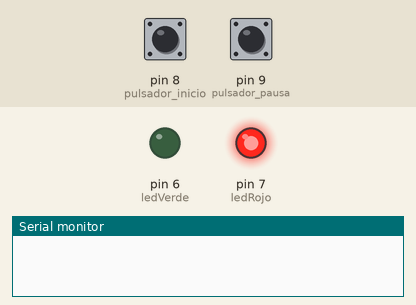
This sketch was run on a simulated Arduino Uno, built with avr-gcc and run on an emulated ATmega328P. Parts: output pins drawn as LEDs (lit = HIGH), the last lines printed to the serial monitor. Dashed ring = blinking. The test bench sets the inputs (shaded band); at power-on: pin 8 (pulsador_inicio) LOW, pin 9 (pulsador_pausa) LOW.

Above: at 1.2 s.
1.3 s: pin 8 (pulsador_inicio) pulled HIGH for 0.15 s
At 2.75 s:
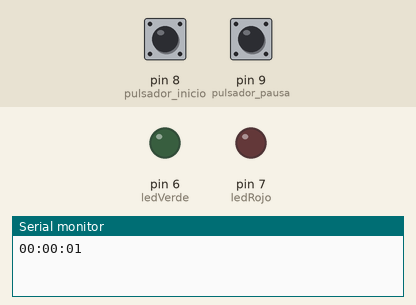
4.3 s: pin 9 (pulsador_pausa) pulled HIGH for 0.15 s
At 4.7 s:
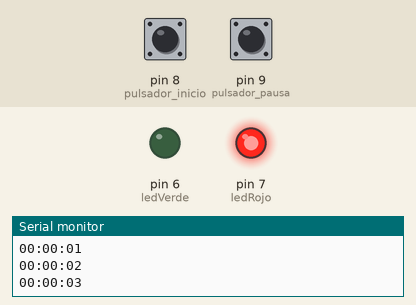
5.9 s: pin 9 (pulsador_pausa) pulled HIGH for 1 s
At 6.25 s:
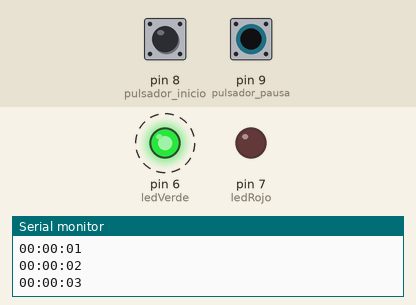
9.5 s: pin 9 (pulsador_pausa) pulled HIGH for 3.2 s
At 9.8 s:
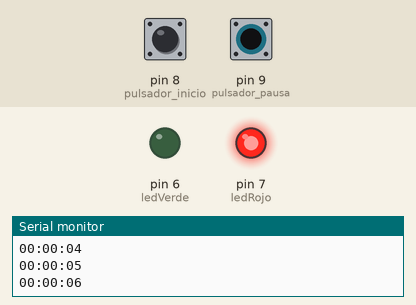
Timing chart, 0 to 12.5 s (numbered marks = the images above; inputs shaded):
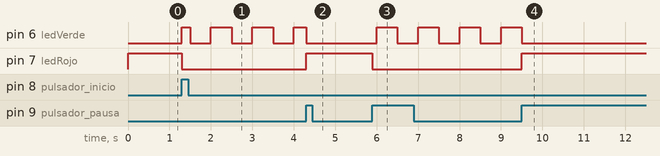

The sketch:

Practica2_2P_walter_aguilar_9977_24_84551.ino
```cpp
// Variables de tiempo
int horas = 0;
int minutos = 0;
int segundos = 0;
unsigned long tiempoAnterior = 0;

const int pulsador_inicio = 8;
const int pulsador_pausa = 9;
const int ledVerde = 6;
const int ledRojo = 7;

bool cronometroActivo = false;
bool estadoAnteriorInicio = false;
bool estadoAnteriorPausa = false;

void setup() {
  Serial.begin(9600);
  pinMode(pulsador_inicio, INPUT);
  pinMode(pulsador_pausa, INPUT);
  pinMode(ledVerde, OUTPUT);
  pinMode(ledRojo, OUTPUT);

  digitalWrite(ledRojo, HIGH);  // Cronómetro empieza detenido
  digitalWrite(ledVerde, LOW);
}

void loop() {
  // Detectar botón de INICIO
  bool estadoInicio = digitalRead(pulsador_inicio);
  if (estadoInicio && !estadoAnteriorInicio) {
    // Reiniciar y activar cronómetro
    horas = 0;
    minutos = 0;
    segundos = 0;
    tiempoAnterior = millis();
    cronometroActivo = true;

    digitalWrite(ledRojo, LOW);
    digitalWrite(ledVerde, HIGH);
  }
  estadoAnteriorInicio = estadoInicio;

  // Detectar botón de PAUSA
  bool estadoPausa = digitalRead(pulsador_pausa);
  if (estadoPausa && !estadoAnteriorPausa) {
    cronometroActivo = !cronometroActivo;

    if (cronometroActivo) {
      tiempoAnterior = millis(); // reanuda sin salto
      digitalWrite(ledRojo, LOW);
      digitalWrite(ledVerde, HIGH);
    } else {
      digitalWrite(ledRojo, HIGH);
      digitalWrite(ledVerde, LOW);
    }
  }
  estadoAnteriorPausa = estadoPausa;

  // Lógica de tiempo
  if (cronometroActivo) {
    if (millis() - tiempoAnterior >= 1000) {
      tiempoAnterior += 1000;
      segundos++;

      if (segundos == 60) {
        segundos = 0;
        minutos++;
        if (minutos == 60) {
          minutos = 0;
          horas++;
        }
      }

      // Imprimir HH:MM:SS
      if (horas < 10) Serial.print("0");
      Serial.print(horas);
      Serial.print(":");
      if (minutos < 10) Serial.print("0");
      Serial.print(minutos);
      Serial.print(":");
      if (segundos < 10) Serial.print("0");
      Serial.println(segundos);
    }

    // Parpadeo del LED verde cada 500 ms
    if ((millis() / 500) % 2 == 0) {
      digitalWrite(ledVerde, HIGH);
    } else {
      digitalWrite(ledVerde, LOW);
    }
  }
}
```

Measured:
- after the input at 1.3 s, pin 6 (ledVerde): LOW → HIGH at once, then repeats every 1.0 s: LOW 0.50 s, HIGH 0.50 s; pin 7 (ledRojo): HIGH → LOW at once
- after the input at 4.3 s, pin 7 (ledRojo): LOW → HIGH at once
- after the input at 5.9 s, pin 6 (ledVerde): alternates HIGH for 0.50 s and LOW for 0.50 s, starting after 0.10 s; pin 7 (ledRojo): HIGH → LOW at once
- after the input at 9.5 s, pin 6 (ledVerde): goes on until 9.5 s, then stays LOW; pin 7 (ledRojo): LOW → HIGH at once
